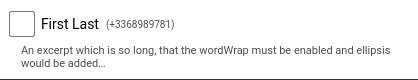
<?xml version="1.0" encoding="UTF-8"?>
<ui version="4.0">
 <author>Paul Ecoffet</author>
 <class>contactBox</class>
 <widget class="QWidget" name="contactBox">
  <property name="geometry">
   <rect>
    <x>0</x>
    <y>0</y>
    <width>418</width>
    <height>80</height>
   </rect>
  </property>
  <property name="sizePolicy">
   <sizepolicy hsizetype="Preferred" vsizetype="Fixed">
    <horstretch>0</horstretch>
    <verstretch>0</verstretch>
   </sizepolicy>
  </property>
  <property name="minimumSize">
   <size>
    <width>0</width>
    <height>80</height>
   </size>
  </property>
  <property name="maximumSize">
   <size>
    <width>16777215</width>
    <height>80</height>
   </size>
  </property>
  <property name="styleSheet">
   <string notr="true">#contactBox
{
	background-color: white;
	border-bottom: 1px solid #323232;
}</string>
  </property>
  <layout class="QVBoxLayout" name="verticalLayout">
   <property name="leftMargin">
    <number>9</number>
   </property>
   <item>
    <layout class="QHBoxLayout" name="horizontalLayout">
     <item>
      <widget class="QLabel" name="icon">
       <property name="sizePolicy">
        <sizepolicy hsizetype="Fixed" vsizetype="Fixed">
         <horstretch>0</horstretch>
         <verstretch>0</verstretch>
        </sizepolicy>
       </property>
       <property name="minimumSize">
        <size>
         <width>26</width>
         <height>26</height>
        </size>
       </property>
       <property name="maximumSize">
        <size>
         <width>26</width>
         <height>26</height>
        </size>
       </property>
       <property name="styleSheet">
        <string notr="true">#icon
{
	border: 1px solid #7d7b7b;
	border-radius: 2px;
	background-color: white;
}</string>
       </property>
      </widget>
     </item>
     <item>
      <widget class="QLabel" name="name">
       <property name="styleSheet">
        <string notr="true">#name
{
	font-size: 14px;
	font-family: Roboto;
}</string>
       </property>
       <property name="text">
        <string>First Last</string>
       </property>
       <property name="textFormat">
        <enum>Qt::PlainText</enum>
       </property>
      </widget>
     </item>
     <item>
      <widget class="QLabel" name="phoneNumber">
       <property name="styleSheet">
        <string notr="true">#phoneNumber
{
	color: #4d4d4d;
	font-size: 10px;
	font-family: Roboto;
}</string>
       </property>
       <property name="text">
        <string>(+3368989781)</string>
       </property>
       <property name="textFormat">
        <enum>Qt::PlainText</enum>
       </property>
      </widget>
     </item>
     <item>
      <widget class="QLabel" name="messageAlert">
       <property name="styleSheet">
        <string notr="true">#messageAlert
{
	margin-top: -4px;
}</string>
       </property>
       <property name="text">
        <string/>
       </property>
       <property name="pixmap">
        <pixmap resource="mainWindow.qrc">:/contactBox/newMessageAlert.png</pixmap>
       </property>
       <property name="margin">
        <number>0</number>
       </property>
      </widget>
     </item>
     <item>
      <spacer name="horizontalSpacer">
       <property name="orientation">
        <enum>Qt::Horizontal</enum>
       </property>
       <property name="sizeHint" stdset="0">
        <size>
         <width>40</width>
         <height>20</height>
        </size>
       </property>
      </spacer>
     </item>
    </layout>
   </item>
   <item>
    <widget class="QLabel" name="excerpt">
     <property name="styleSheet">
      <string notr="true">#excerpt
{
	margin-left: 10px;
	color: #4d4d4d;
	font-size: 11px;
	font-family: Roboto;
}</string>
     </property>
     <property name="text">
      <string>An excerpt which is so long, that the wordWrap must be enabled and ellipsis would be added…</string>
     </property>
     <property name="textFormat">
      <enum>Qt::PlainText</enum>
     </property>
     <property name="wordWrap">
      <bool>true</bool>
     </property>
    </widget>
   </item>
   <item>
    <spacer name="verticalSpacer">
     <property name="orientation">
      <enum>Qt::Vertical</enum>
     </property>
     <property name="sizeHint" stdset="0">
      <size>
       <width>20</width>
       <height>40</height>
      </size>
     </property>
    </spacer>
   </item>
  </layout>
 </widget>
 <resources>
  <include location="mainWindow.qrc"/>
 </resources>
 <connections/>
</ui>
